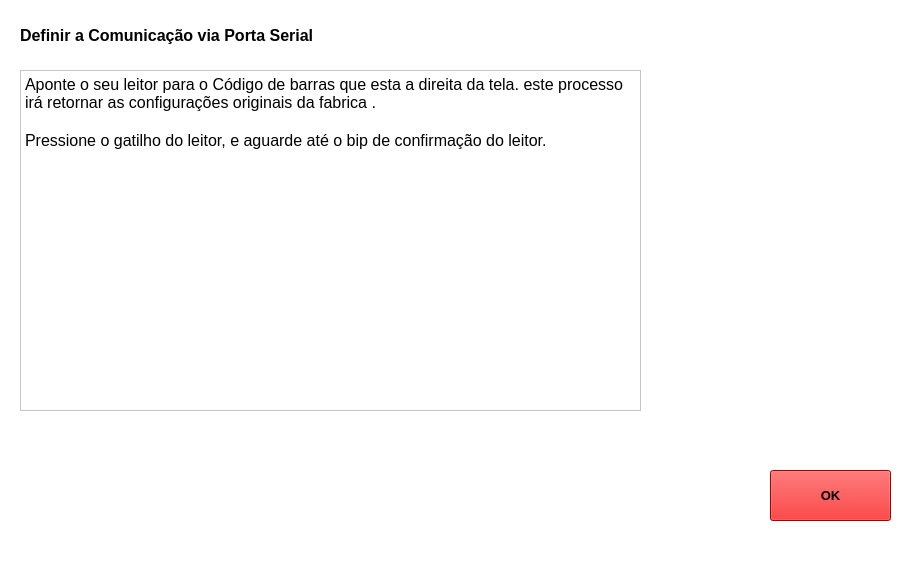
<?xml version="1.0" encoding="UTF-8"?>
<ui version="4.0">
 <class>MainWindow</class>
 <widget class="QMainWindow" name="MainWindow">
  <property name="geometry">
   <rect>
    <x>0</x>
    <y>0</y>
    <width>917</width>
    <height>572</height>
   </rect>
  </property>
  <property name="windowTitle">
   <string>MainWindow</string>
  </property>
  <property name="styleSheet">
   <string notr="true">background-color: rgb(255, 255, 255);</string>
  </property>
  <widget class="QWidget" name="centralwidget">
   <widget class="QPushButton" name="pushButton">
    <property name="geometry">
     <rect>
      <x>770</x>
      <y>470</y>
      <width>121</width>
      <height>51</height>
     </rect>
    </property>
    <property name="font">
     <font>
      <pointsize>10</pointsize>
      <weight>75</weight>
      <bold>true</bold>
     </font>
    </property>
    <property name="styleSheet">
     <string notr="true">background-color: rgb(234, 0, 0);</string>
    </property>
    <property name="text">
     <string>OK</string>
    </property>
   </widget>
   <widget class="QTextBrowser" name="textBrowser">
    <property name="geometry">
     <rect>
      <x>20</x>
      <y>70</y>
      <width>621</width>
      <height>341</height>
     </rect>
    </property>
    <property name="html">
     <string>&lt;!DOCTYPE HTML PUBLIC &quot;-//W3C//DTD HTML 4.0//EN&quot; &quot;http://www.w3.org/TR/REC-html40/strict.dtd&quot;&gt;
&lt;html&gt;&lt;head&gt;&lt;meta name=&quot;qrichtext&quot; content=&quot;1&quot; /&gt;&lt;style type=&quot;text/css&quot;&gt;
p, li { white-space: pre-wrap; }
&lt;/style&gt;&lt;/head&gt;&lt;body style=&quot; font-family:'MS Shell Dlg 2'; font-size:7.8pt; font-weight:400; font-style:normal;&quot;&gt;
&lt;p style=&quot; margin-top:0px; margin-bottom:0px; margin-left:0px; margin-right:0px; -qt-block-indent:0; text-indent:0px;&quot;&gt;&lt;span style=&quot; font-size:12pt;&quot;&gt;Aponte o seu leitor para o Código de barras que esta a direita da tela. este processo irá retornar as configurações originais da fabrica .&lt;/span&gt;&lt;/p&gt;
&lt;p style=&quot;-qt-paragraph-type:empty; margin-top:0px; margin-bottom:0px; margin-left:0px; margin-right:0px; -qt-block-indent:0; text-indent:0px; font-size:12pt;&quot;&gt;&lt;br /&gt;&lt;/p&gt;
&lt;p style=&quot; margin-top:0px; margin-bottom:0px; margin-left:0px; margin-right:0px; -qt-block-indent:0; text-indent:0px;&quot;&gt;&lt;span style=&quot; font-size:12pt;&quot;&gt;Pressione o gatilho do leitor, e aguarde até o bip de confirmação do leitor.&lt;/span&gt;&lt;/p&gt;&lt;/body&gt;&lt;/html&gt;</string>
    </property>
   </widget>
   <widget class="QLabel" name="label">
    <property name="geometry">
     <rect>
      <x>670</x>
      <y>70</y>
      <width>221</width>
      <height>171</height>
     </rect>
    </property>
    <property name="styleSheet">
     <string notr="true">image: url(:/ELGIN/Elgin/DVR.jpg);</string>
    </property>
    <property name="text">
     <string>&lt;html&gt;&lt;head/&gt;&lt;body&gt;&lt;p&gt;&lt;br/&gt;&lt;/p&gt;&lt;/body&gt;&lt;/html&gt;</string>
    </property>
   </widget>
   <widget class="QLabel" name="label_2">
    <property name="geometry">
     <rect>
      <x>20</x>
      <y>20</y>
      <width>431</width>
      <height>31</height>
     </rect>
    </property>
    <property name="text">
     <string>&lt;html&gt;&lt;head/&gt;&lt;body&gt;&lt;p&gt;&lt;span style=&quot; font-size:12pt; font-weight:600;&quot;&gt;Definir a Comunicação via Porta Serial&lt;/span&gt;&lt;/p&gt;&lt;/body&gt;&lt;/html&gt;</string>
    </property>
   </widget>
  </widget>
  <widget class="QMenuBar" name="menubar">
   <property name="geometry">
    <rect>
     <x>0</x>
     <y>0</y>
     <width>917</width>
     <height>26</height>
    </rect>
   </property>
  </widget>
  <widget class="QStatusBar" name="statusbar"/>
 </widget>
 <resources>
  <include location="logo.qrc"/>
 </resources>
 <connections/>
</ui>
